Frame 1 (no input): blank canvas, image omitted
Frame 60 (no input): blank canvas, image omitted
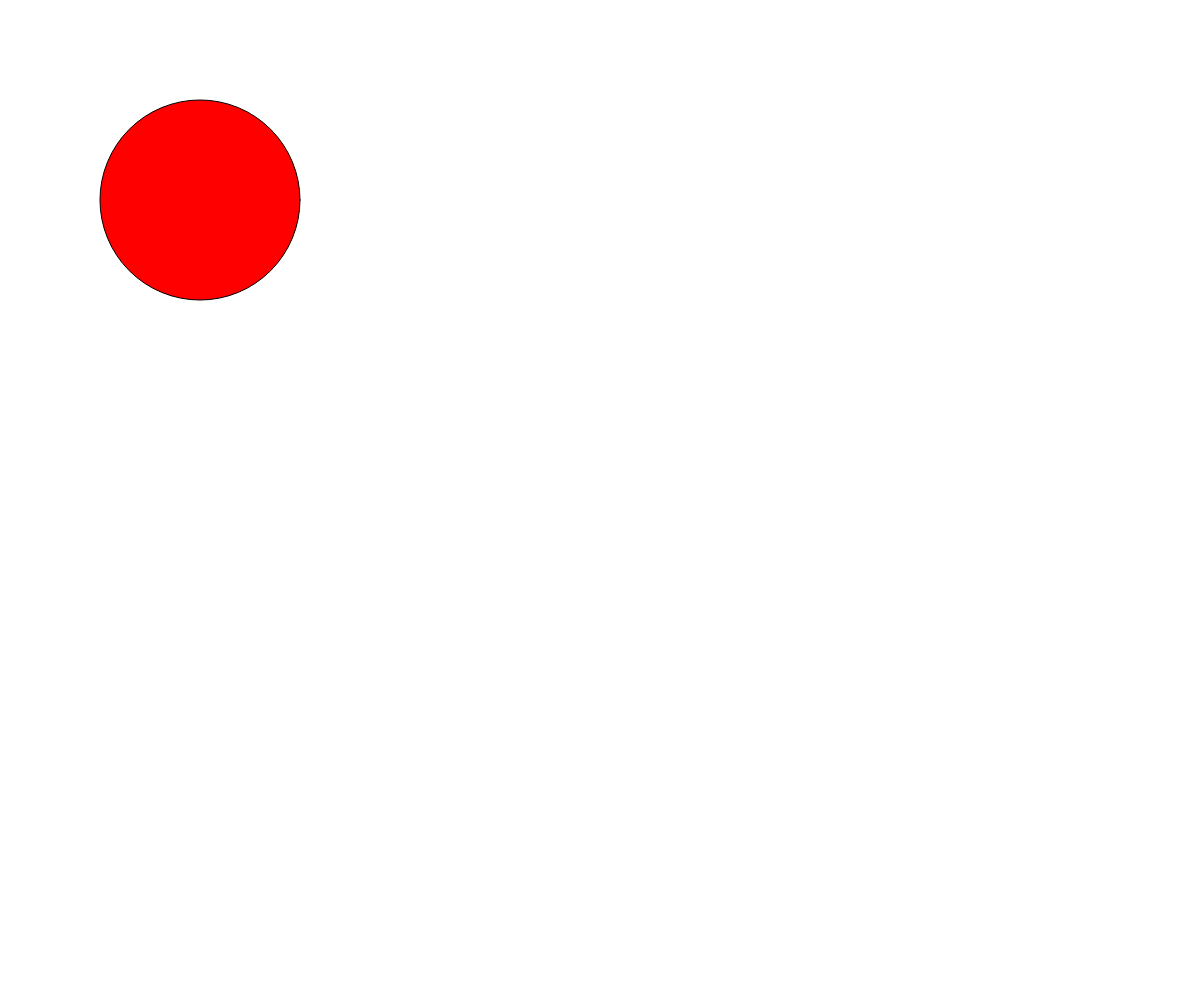
Frame 120 (the mouse pressed at the canvas centre since frame 60)

The p5.js sketch whose frames 1 and 60 were blank and that drew this single picture after the mouse press (run headless with seeded random() and noise() and a simulated clock; from frame 60 on, the mouse is pressed at the canvas centre):

// p5.js sketch
// ── sketch.js
// OOP Timer Demo

let circleTimer, bgTimer;

function setup() {
  createCanvas(windowWidth, windowHeight);
  circleTimer = new Timer(1000);
  bgTimer = new Timer(3000);
}

function draw() {
  background(220);
  if (bgTimer.isDone()) {
    background("black");
  }
  else {
    background("white");
  }
  if (circleTimer.isDone()) {
    fill("red");
    circle(200, 200, 200);
  }

}

function mousePressed() {
  circleTimer.reset();
  // bgTimer.reset();
}

class Timer {
  constructor(waitTime) {
    this.startTime = millis();
    this.waitTime = waitTime;
  }

  isDone() {
    return millis() > this.waitTime + this.startTime; //millis() - this.startTime > this.waitTime;
  }

  reset() {
    this.startTime = millis();
  }
}
